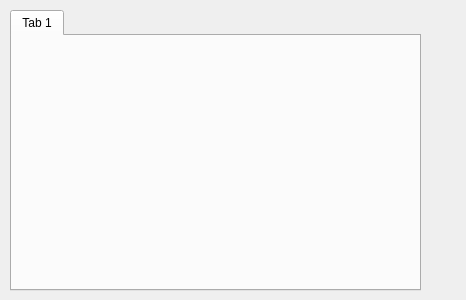
<?xml version="1.0" encoding="UTF-8"?>
<ui version="4.0">
 <class>Form</class>
 <widget class="QWidget" name="Form">
  <property name="geometry">
   <rect>
    <x>0</x>
    <y>0</y>
    <width>466</width>
    <height>300</height>
   </rect>
  </property>
  <property name="windowTitle">
   <string>Form</string>
  </property>
  <widget class="QTabWidget" name="tabs">
   <property name="geometry">
    <rect>
     <x>10</x>
     <y>10</y>
     <width>411</width>
     <height>281</height>
    </rect>
   </property>
   <property name="currentIndex">
    <number>0</number>
   </property>
   <widget class="QWidget" name="tab">
    <attribute name="title">
     <string>Tab 1</string>
    </attribute>
    <widget class="QWidget" name="verticalLayoutWidget">
     <property name="geometry">
      <rect>
       <x>10</x>
       <y>10</y>
       <width>390</width>
       <height>230</height>
      </rect>
     </property>
     <layout class="QVBoxLayout" name="vh"/>
    </widget>
   </widget>
  </widget>
 </widget>
 <resources/>
 <connections/>
</ui>
